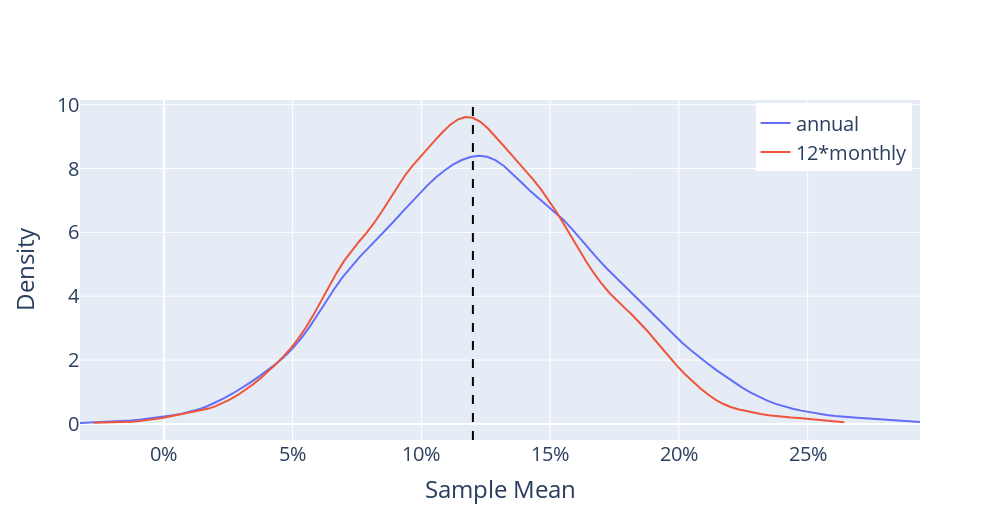

The notebook cell saved with this chart:
### Code cell
# Plot mean estimates

ameans = ameans.values
mmeans = mmeans.ret.values

adensity = kde(ameans)
mdensity = kde(mmeans)
grid = np.linspace(np.min(ameans), np.max(ameans), 100)
trace1 = go.Scatter(
  x=grid,
  y=adensity(grid),
  mode="lines",
  name="annual"
)
grid = np.linspace(np.min(mmeans), np.max(mmeans), 100)
trace2 = go.Scatter(
  x=grid,
  y=mdensity(grid),
  mode="lines",
  name="12*monthly"
)
fig = go.Figure(trace1)
fig.add_trace(trace2)
fig.add_vline(x=MU*12, line_width=2, line_dash="dash", line_color="black")
fig.update_layout(
    xaxis_title="Sample Mean",
    yaxis_title="Density",
    xaxis_tickformat=".0%",
    yaxis_tickformat=".0f",
    xaxis_title_font_size=24,
    yaxis_title_font_size=24,
    font_size=20,
    width=1000,
    height=520,
     legend=dict(
        yanchor="top", 
        y=0.99, 
        xanchor="right", 
        x=0.99
    ),
)
fig.show()
